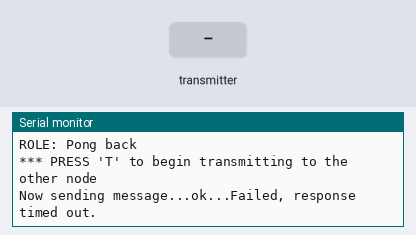
The sketch below on a simulated Arduino Uno, built with avr-gcc and run on an emulated ATmega328P. Shown: the last lines printed to the serial monitor. The test bench sets the inputs (shaded band). No radio packets arrive unless stated.

Above: at 1.2 s.
1.3 s: the transmitter starts sending got_time = 0
At 1.8 s:
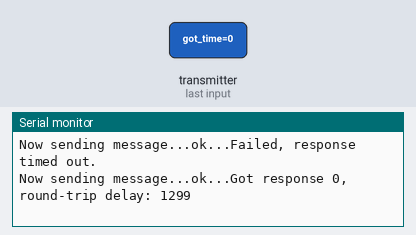
3.8 s: the transmitter starts sending got_time = 256
At 5.1 s:
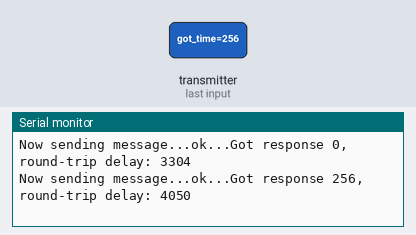
Timing chart, 0 to 6.8 s (numbered marks = the images above; inputs shaded):
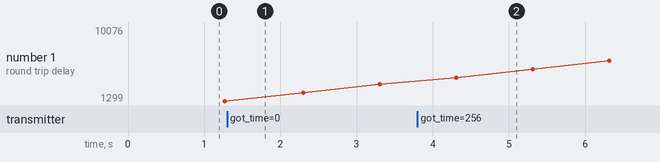

Measured:
- after the input at 3.8 s, the serial monitor: prints a new line after 0.51 s (image 2)
- plotted number 1: 1299 → 3304 after the input at 1.3 s, 3304 → 10076 after the input at 3.8 s

The sketch:

newWireless_transmitter.ino
```cpp
// (licence header left out)
/**
   Example for Getting Started with nRF24L01+ radios.

   This is an example of how to use the RF24 class.  Write this sketch to two
   different nodes.  Put one of the nodes into 'transmit' mode by connecting
   with the serial monitor and sending a 'T'.  The ping node sends the current
   time to the pong node, which responds by sending the value back.  The ping
   node can then see how long the whole cycle took.
*/

#include <SPI.h>
#include "nRF24L01.h"
#include "RF24.h"
#include "printf.h"

//
// Hardware configuration
//

// Set up nRF24L01 radio on SPI bus plus pins 9 & 10

RF24 radio(9, 10);

//
// Topology
//

// Radio pipe addresses for the 2 nodes to communicate.
const uint64_t pipes[2] = { 0xF0F0F0F0E1LL, 0xF0F0F0F0D2LL };

//
// Role management
//
// Set up role.  This sketch uses the same software for all the nodes
// in this system.  Doing so greatly simplifies testing.
//

// The various roles supported by this sketch
typedef enum { role_ping_out = 1, role_pong_back } role_e;

// The debug-friendly names of those roles
const char* role_friendly_name[] = { "invalid", "Ping out", "Pong back"};

// The role of the current running sketch
role_e role = role_pong_back;

void setup(void)
{
  // power the rf module
//  analogWrite(5, 170);

  /* don't need to set pin 10 as output -- already done in radio.begin*/
  //  pinMode(10, OUTPUT);
  //  pinMode(9, OUTPUT);

  //
  // Print preamble
  //

  Serial.begin(9600);
  printf_begin();
  printf("\n\rRF24/examples/GettingStarted/\n\r");
  printf("ROLE: %s\n\r", role_friendly_name[role]);
  printf("*** PRESS 'T' to begin transmitting to the other node\n\r");
  //  radio.setPALevel( RF24_PA_MAX ) ;

  //
  // Setup and configure rf radio
  //

  radio.begin();
  //  radio.setAutoAck(false);

  // optionally, increase the delay between retries & # of retries
  radio.setRetries(15, 15);

  // optionally, reduce the payload size.  seems to
  // improve reliability
  //radio.setPayloadSize(8);

  //
  // Open pipes to other nodes for communication
  //

  // This simple sketch opens two pipes for these two nodes to communicate
  // back and forth.
  // Open 'our' pipe for writing
  // Open the 'other' pipe for reading, in position #1 (we can have up to 5 pipes open for reading)

  //if ( role == role_ping_out )
  //  {
  radio.openWritingPipe(pipes[0]);
  radio.openReadingPipe(1, pipes[1]);
  //  }
  //else
  //  {
  //radio.openWritingPipe(pipes[1]);
  //radio.openReadingPipe(1,pipes[0]);
  //  }

  //
  // Start listening
  //

  radio.startListening();

  //
  // Dump the configuration of the rf unit for debugging
  //

  radio.printDetails();
}

void loop(void)
{
//  analogWrite(5, 170);
  //
  // Ping out role.  Repeatedly send the current time
  //

  //  if (role == role_ping_out)
  //  {
  // First, stop listening so we can talk.
  radio.stopListening();

  // Take the time, and send it.  This will block until complete
  //    unsigned long time = millis();
  //    printf("Now sending %lu...",time);

  printf("Now sending message...");
  const int message = millis();
  bool ok = radio.write( &message, sizeof(int) );

  if (ok)
    printf("ok...");
  else
    printf("failed.\n\r");

  // Now, continue listening
  radio.startListening();

  // Wait here until we get a response, or timeout (250ms)
  unsigned long started_waiting_at = millis();
  bool timeout = false;
  while ( ! radio.available() && ! timeout )
    if (millis() - started_waiting_at > 200 )
      timeout = true;

  // Describe the results
  if ( timeout )
  {
    printf("Failed, response timed out.\n\r");
  }
  else
  {
    // Grab the response, compare, and send to debugging spew
    unsigned long got_time;
    radio.read( &got_time, sizeof(unsigned long) );

    // Spew it
    printf("Got response %lu, round-trip delay: %lu\n\r", got_time, millis() - got_time);
  }

  // wait a tad before trying again
  delay(1000);
  //  }

  //
  // Pong back role.  Receive each packet, dump it out, and send it back
  //

  //  if ( role == role_pong_back )
  //  {
  //    // if there is data ready
  //    if ( radio.available() )
  //    {
  //      // Dump the payloads until we've gotten everything
  //      unsigned long got_time;
  //      bool done = false;
  //      while (!done)
  //      {
  //        // Fetch the payload, and see if this was the last one.
  //        done = radio.read( &got_time, sizeof(unsigned long) );
  //
  //        // Spew it
  //        printf("Got payload %lu...",got_time);
  //
  //	// Delay just a little bit to let the other unit
  //	// make the transition to receiver
  //	delay(20);
  //      }
  //
  //      // First, stop listening so we can talk
  //      radio.stopListening();
  //
  //      // Send the final one back.
  //      radio.write( &got_time, sizeof(unsigned long) );
  //      printf("Sent response.\n\r");
  //
  //      // Now, resume listening so we catch the next packets.
  //      radio.startListening();
  //    }
  //  }
  //
  //  //
  //  // Change roles
  //  //
  //
  //  if ( Serial.available() )
  //  {
  //    char c = toupper(Serial.read());
  //    if ( c == 'T' && role == role_pong_back )
  //    {
  //      printf("*** CHANGING TO TRANSMIT ROLE -- PRESS 'R' TO SWITCH BACK\n\r");
  //
  //      // Become the primary transmitter (ping out)
  //      role = role_ping_out;
  //      radio.openWritingPipe(pipes[0]);
  //      radio.openReadingPipe(1,pipes[1]);
  //    }
  //    else if ( c == 'R' && role == role_ping_out )
  //    {
  //      printf("*** CHANGING TO RECEIVE ROLE -- PRESS 'T' TO SWITCH BACK\n\r");
  //
  //      // Become the primary receiver (pong back)
  //      role = role_pong_back;
  //      radio.openWritingPipe(pipes[1]);
  //      radio.openReadingPipe(1,pipes[0]);
  //    }
  //  }
}
// vim:cin:ai:sts=2 sw=2 ft=cpp
```

printf.h
```cpp
// (licence header left out)
/**
 * @file printf.h
 *
 * Setup necessary to direct stdout to the Arduino Serial library, which
 * enables 'printf'
 */

#ifndef __PRINTF_H__
#define __PRINTF_H__

#ifdef ARDUINO

int serial_putc( char c, FILE * )
{
  Serial.write( c );

  return c;
}

void printf_begin(void)
{
  fdevopen( &serial_putc, 0 );
}

#else
#error This example is only for use on Arduino.
#endif // ARDUINO

#endif // __PRINTF_H__
```
